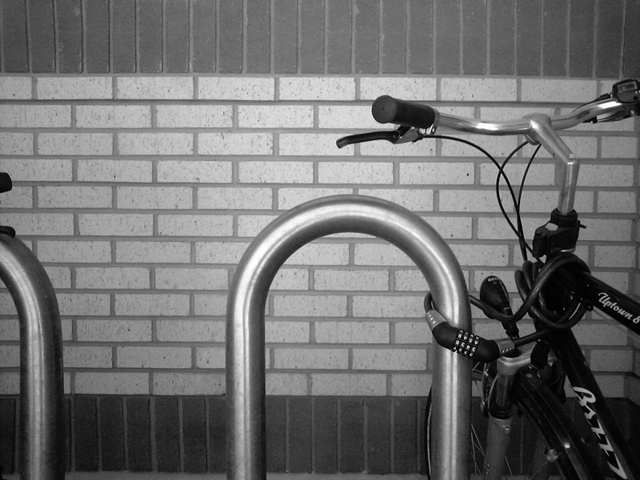
#> input picture python/sobel算子/sample.bmp, 640 x 480 px
$ python sobel.py
#> lines starting #> are read from the running program, lines starting #| are printed output that depends on the picture
from PIL import Image
import numpy as np
import matplotlib.pyplot as plt

#读取图像并显示
img=np.array(Image.open('sample.bmp'))
#> img is the input picture: shape (480, 640); min 0, max 255, mean 112.2
plt.imshow(img,cmap='Greys_r')
plt.axis('off')
plt.show()
print(img.shape)
#| (480, 640)

rows,cols=img.shape
#> rows = 480; cols = 640
res=np.zeros((rows,cols))
#Sobel算子对应的模板
#tip1：[[...],[...],[...]]的类型是list，不能直接用于运算
sobel_x=np.array([[-1,0,1],[-2,0,2],[-1,0,1]])
sobel_y=np.array([[-1,-2,1],[0,0,0],[1,2,-1]])
#为防止越界，从第二个到倒数第二个
for i in range(1,(rows-1)):
    for j in range(1,(cols-1)):
        #取每个像素点3*3领域的子矩阵
        submatrix=np.array([[img[i-1,j-1],img[i-1,j],img[i-1,j+1]],\
                   [img[i,j-1],img[i,j],img[i,j+1]],\
                   [img[i+1,j-1],img[i+1,j],img[i+1,j+1]]])
        #tip2：sum(sum(y)) 求矩阵y所有元素的和
        x=sum(sum(submatrix*sobel_x))#计算x方向的微分
        y=sum(sum(submatrix*sobel_y))#计算y方向的微分
        #为简化梯度的计算，使用绝对值之和作近似值
        res[i][j]=abs(x)+abs(y)
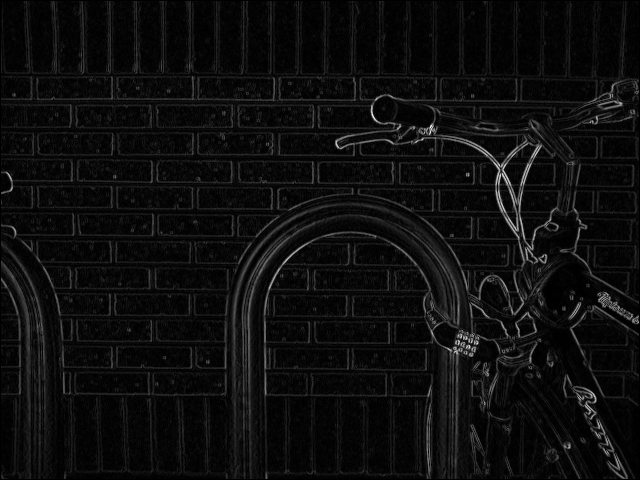
#> res: shape (480, 640) float64; min 0, max 1074, mean 59.7; drawn with min black and max white

#灰度变换：将图像像素值线性变换到 0...255 区间
res_max=res.max()
#> res_max = 1074
res=(255/res_max)*res

#显示图像梯度/边缘
plt.imshow(res,cmap='Greys_r')
plt.axis('off')
plt.show()
